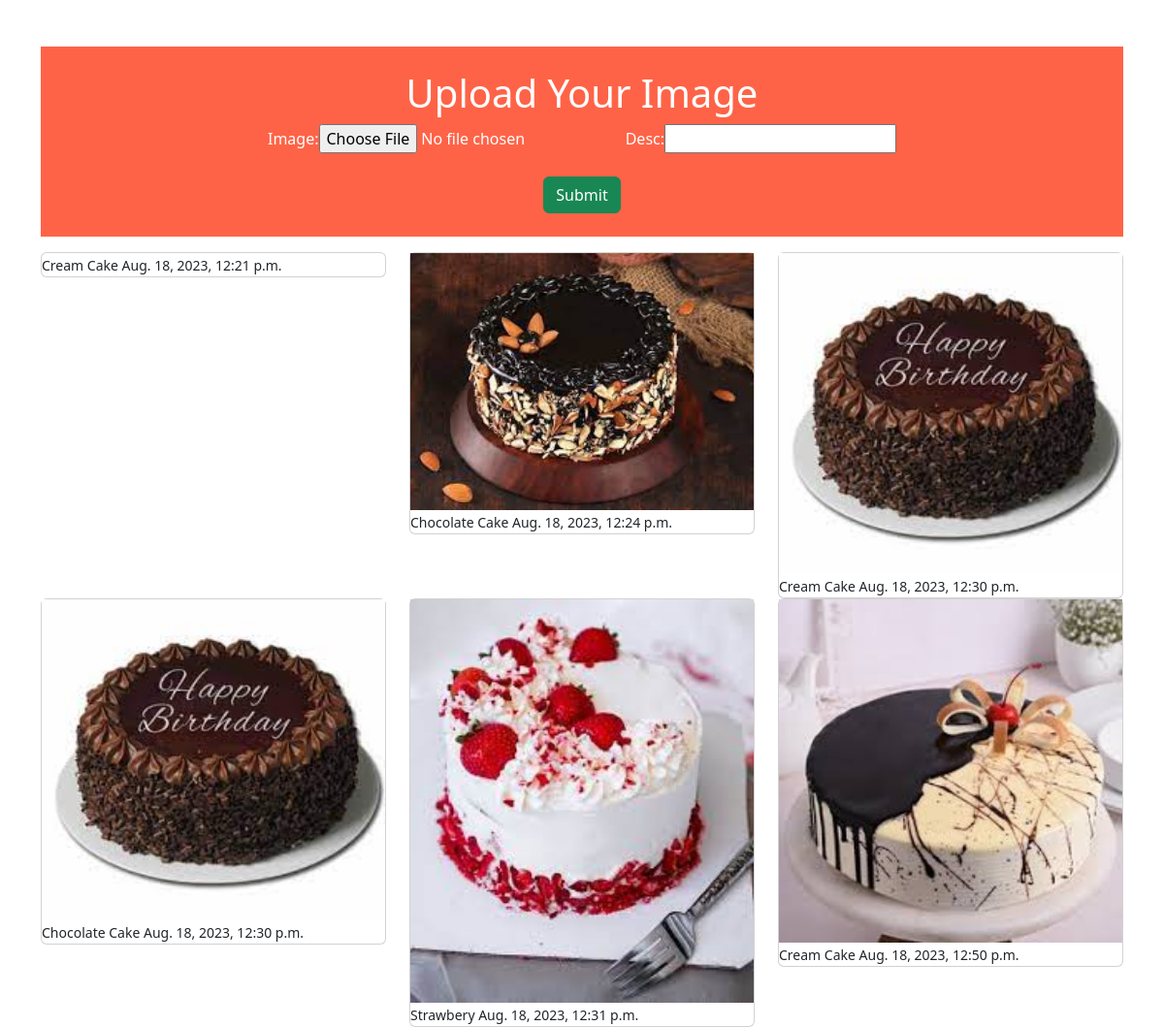
The page / on the database its author committed.
### ImageUploader/models.py (models this page shows)
class ImageTable(models.Model):
    image = models.ImageField(upload_to='myimage')
    desc = models.CharField(max_length=40)
    date = models.DateTimeField(auto_now_add=True)

### ImageUploader/views.py (the view)
# urls.py: path('',views.ImageUpload,name='home'),
def ImageUpload(request):
    if request.method=='POST':
        form = ImageForm(request.POST,request.FILES)
        if form.is_valid():
            form.save()
            return HttpResponseRedirect('/')
    else:
        form = ImageForm()
    images = ImageTable.objects.all()
    return render(request,'ImageFile.html',{'form':form,'images':images})

### ImageUploader/froms.py
class ImageForm(forms.ModelForm):
    class Meta:
        model = ImageTable
        fields = '__all__'

### ImageUploader/templates/ImageFile.html (shortened to what this page needs)
<!DOCTYPE html>
{% load static %}
<html lang="en">
<head>
    <link rel="stylesheet" href="{% static 'css/bootstrap.css' %}">
    <link rel="stylesheet" href="{% static 'css/style.css' %}">
</head>
<body>
    <div class="container ct">
        <div class="bgcolor mt-5  py-4 text-center">
                <h1> Upload Your Image </h1>
                <form action="" method="POST" enctype="multipart/form-data" novalidate>
                    {% for fm in form %}
                        {{ fm.label_tag }}{{fm}}
                    {% endfor%}
                    <br><br>
                <input type="submit" value="Submit" class="btn btn-success">
            </form>
        </div>
        <div class="row mt-3">
            {% for image in images %}
                <div class="col-sm-4">
                    <div class="card">
                        <img src="{{image.image}}" alt="" class="myimg">
                       <div class="">
                        <small>{{image.desc}}   {{image.date}}</small>
                       </div>
                    </div>
                </div>
            {% endfor %}
        </div>
    </div>
</body>
</html>

### ImageUploader/static/css/style.css (style rules this page uses)
.bgcolor { background-color: tomato; color: white; }

### rows shown on the page
ImageTable: desc "Cream Cake", date "Aug. 18, 2023, 12:21 p.m."
ImageTable: image (picture), desc "Chocolate Cake", date "Aug. 18, 2023, 12:24 p.m."
ImageTable: image (picture), desc "Cream Cake", date "Aug. 18, 2023, 12:30 p.m."
ImageTable: image (picture), desc "Chocolate Cake", date "Aug. 18, 2023, 12:30 p.m."
ImageTable: image (picture), desc "Strawbery", date "Aug. 18, 2023, 12:31 p.m."
ImageTable: image (picture), desc "Cream Cake", date "Aug. 18, 2023, 12:50 p.m."

### other values the page prints
{{ fm.label_tag }} "Image:" "Desc:"
